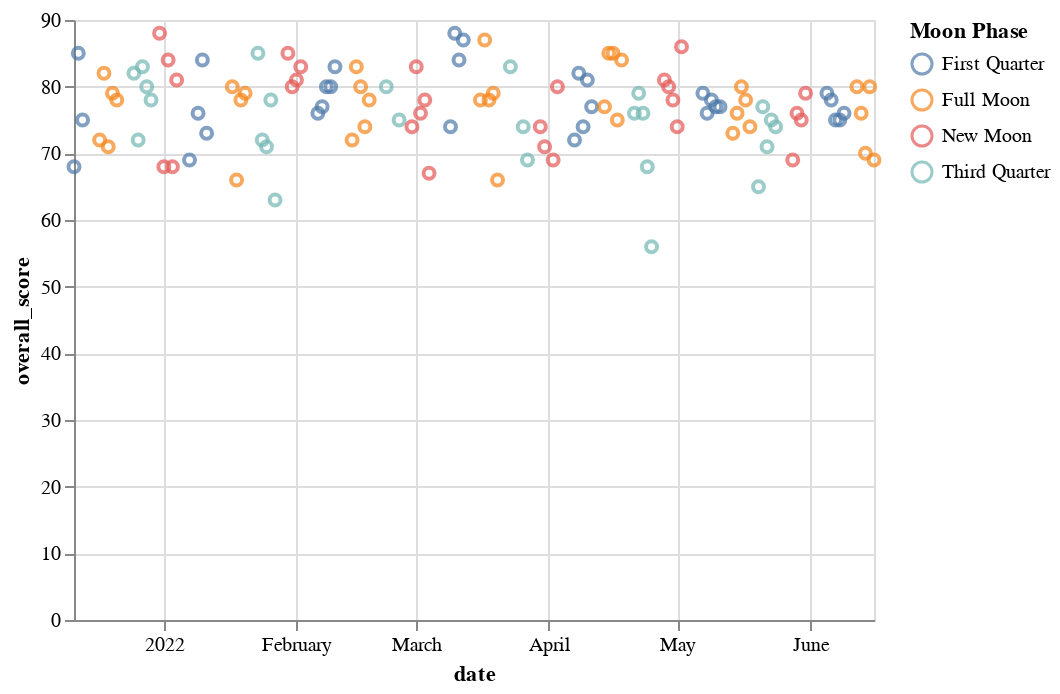

The notebook cell saved with this chart:
### Code cell
import altair as alt
from altair import to_values

values = to_values(df)

alt.Chart.from_dict({
    "data": values,
    "mark": "point",
    "encoding": {
        "x": {
            "field": "date",
            "type": "temporal",
        },
        "color": {
            "field": "Moon Phase",
            "type": "nominal",
        },
         "y": {
            "field": "overall_score",
            "type": "quantitative",
        },
    }
})

### Figure 1 — Vega-Lite specification as saved in the notebook (floating-point values rounded to 4 significant figures)
{"config": {"view": {"continuousWidth": 400, "continuousHeight": 300}}, "data": {"name": "data-de41d53ec2a256df1068d26d6e00cfe6"}, "mark": "point", "encoding": {"color": {"field": "Moon Phase", "type": "nominal"}, "x": {"field": "date", "type": "temporal"}, "y": {"field": "overall_score", "type": "quantitative"}}, "$schema": "https://vega.github.io/schema/vega-lite/v4.17.0.json", "datasets": {"data-de41d53ec2a256df1068d26d6e00cfe6": [{"Unnamed: 0": 0, "date": "2022-03-04", "temperature": -2.495, "overall_score": 67, "composition_score": 17, "revitalization_score": 15, "duration_score": 35, "deep_sleep_in_minutes": 66, "resting_heart_rate": 60, "restlessness": 0.07348, "bpm": 68.87, "Moon Phase": "New Moon"}, {"Unnamed: 0": 2, "date": "2022-03-10", "temperature": -3.101, "overall_score": 88, "composition_score": 21, "revitalization_score": 22, "duration_score": 45, "deep_sleep_in_minutes": 126, "resting_heart_rate": 60, "restlessness": 0.05469, "bpm": 67.21, "Moon Phase": "First Quarter"}, {"Unnamed: 0": 3, "date": "2022-04-25", "temperature": -3.082, "overall_score": 56, "composition_score": 15, "revitalization_score": 15, "duration_score": 26, "deep_sleep_in_minutes": 23, "resting_heart_rate": 56, "restlessness": 0.1002, "bpm": 67.19, "Moon Phase": "Third Quarter"}, {"Unnamed: 0": 4, "date": "2022-06-08", "temperature": -2.984, "overall_score": 75, "composition_score": 20, "revitalization_score": 19, "duration_score": 36, "deep_sleep_in_minutes": 69, "resting_heart_rate": 55, "restlessness": 0.08782, "bpm": 69.16, "Moon Phase": "First Quarter"}, {"Unnamed: 0": 5, "date": "2022-01-01", "temperature": -2.141, "overall_score": 68, "composition_score": 19, "revitalization_score": 18, "duration_score": 31, "deep_sleep_in_minutes": 69, "resting_heart_rate": 60, "restlessness": 0.0812, "bpm": 61.61, "Moon Phase": "New Moon"}, {"Unnamed: 0": 8, "date": "2022-06-09", "temperature": -2.748, "overall_score": 76, "composition_score": 22, "revitalization_score": 16, "duration_score": 38, "deep_sleep_in_minutes": 88, "resting_heart_rate": 54, "restlessness": 0.07064, "bpm": 59.21, "Moon Phase": "First Quarter"}, {"Unnamed: 0": 9, "date": "2022-04-24", "temperature": -2.648, "overall_score": 68, "composition_score": 16, "revitalization_score": 15, "duration_score": 37, "deep_sleep_in_minutes": 49, "resting_heart_rate": 54, "restlessness": 0.07904, "bpm": 76.13, "Moon Phase": "Third Quarter"}, {"Unnamed: 0": 10, "date": "2022-04-30", "temperature": -2.834, "overall_score": 78, "composition_score": 21, "revitalization_score": 18, "duration_score": 39, "deep_sleep_in_minutes": 81, "resting_heart_rate": 58, "restlessness": 0.07328, "bpm": 65.09, "Moon Phase": "New Moon"}, {"Unnamed: 0": 11, "date": "2022-04-18", "temperature": -2.157, "overall_score": 84, "composition_score": 21, "revitalization_score": 22, "duration_score": 41, "deep_sleep_in_minutes": 71, "resting_heart_rate": 53, "restlessness": 0.07121, "bpm": 59.13, "Moon Phase": "Full Moon"}, {"Unnamed: 0": 12, "date": "2022-03-11", "temperature": -1.241, "overall_score": 84, "composition_score": 21, "revitalization_score": 18, "duration_score": 45, "deep_sleep_in_minutes": 68, "resting_heart_rate": 58, "restlessness": 0.09281, "bpm": 66.11, "Moon Phase": "First Quarter"}, {"Unnamed: 0": 16, "date": "2022-01-02", "temperature": -2.37, "overall_score": 84, "composition_score": 19, "revitalization_score": 20, "duration_score": 45, "deep_sleep_in_minutes": 81, "resting_heart_rate": 61, "restlessness": 0.06058, "bpm": 76.71, "Moon Phase": "New Moon"}, {"Unnamed: 0": 17, "date": "2022-01-03", "temperature": -2.393, "overall_score": 68, "composition_score": 19, "revitalization_score": 15, "duration_score": 34, "deep_sleep_in_minutes": 58, "resting_heart_rate": 60, "restlessness": 0.0801, "bpm": 61.7, "Moon Phase": "New Moon"}, {"Unnamed: 0": 18, "date": "2022-01-17", "temperature": -2.613, "overall_score": 80, "composition_score": 21, "revitalization_score": 21, "duration_score": 38, "deep_sleep_in_minutes": 69, "resting_heart_rate": 58, "restlessness": 0.06236, "bpm": 63.26, "Moon Phase": "Full Moon"}, {"Unnamed: 0": 20, "date": "2022-03-12", "temperature": 0.3824, "overall_score": 87, "composition_score": 22, "revitalization_score": 20, "duration_score": 45, "deep_sleep_in_minutes": 95, "resting_heart_rate": 58, "restlessness": 0.07602, "bpm": 66.93, "Moon Phase": "First Quarter"}, {"Unnamed: 0": 21, "date": "2022-04-23", "temperature": -1.891, "overall_score": 76, "composition_score": 20, "revitalization_score": 21, "duration_score": 35, "deep_sleep_in_minutes": 102, "resting_heart_rate": 56, "restlessness": 0.1007, "bpm": 64.54, "Moon Phase": "Third Quarter"}, {"Unnamed: 0": 22, "date": "2022-03-16", "temperature": 0.1246, "overall_score": 78, "composition_score": 17, "revitalization_score": 20, "duration_score": 41, "deep_sleep_in_minutes": 82, "resting_heart_rate": 58, "restlessness": 0.06918, "bpm": 57.79, "Moon Phase": "Full Moon"}, {"Unnamed: 0": 23, "date": "2022-03-02", "temperature": -2.179, "overall_score": 76, "composition_score": 18, "revitalization_score": 19, "duration_score": 39, "deep_sleep_in_minutes": 88, "resting_heart_rate": 58, "restlessness": 0.07042, "bpm": 66.58, "Moon Phase": "New Moon"}, {"Unnamed: 0": 25, "date": "2022-01-07", "temperature": -2.56, "overall_score": 69, "composition_score": 19, "revitalization_score": 14, "duration_score": 36, "deep_sleep_in_minutes": 89, "resting_heart_rate": 62, "restlessness": 0.06674, "bpm": 75.85, "Moon Phase": "First Quarter"}, {"Unnamed: 0": 28, "date": "2022-03-03", "temperature": -2.703, "overall_score": 78, "composition_score": 21, "revitalization_score": 16, "duration_score": 41, "deep_sleep_in_minutes": 96, "resting_heart_rate": 58, "restlessness": 0.06867, "bpm": 72.34, "Moon Phase": "New Moon"}, {"Unnamed: 0": 29, "date": "2022-03-17", "temperature": -2.591, "overall_score": 87, "composition_score": 21, "revitalization_score": 21, "duration_score": 45, "deep_sleep_in_minutes": 66, "resting_heart_rate": 57, "restlessness": 0.08371, "bpm": 64.43, "Moon Phase": "Full Moon"}, {"Unnamed: 0": 30, "date": "2022-04-22", "temperature": -3.025, "overall_score": 79, "composition_score": 22, "revitalization_score": 17, "duration_score": 40, "deep_sleep_in_minutes": 103, "resting_heart_rate": 55, "restlessness": 0.07251, "bpm": 61.99, "Moon Phase": "Third Quarter"}, {"Unnamed: 0": 33, "date": "2022-04-08", "temperature": -2.887, "overall_score": 82, "composition_score": 21, "revitalization_score": 22, "duration_score": 39, "deep_sleep_in_minutes": 68, "resting_heart_rate": 61, "restlessness": 0.07649, "bpm": 66.59, "Moon Phase": "First Quarter"}, {"Unnamed: 0": 34, "date": "2022-03-01", "temperature": -2.661, "overall_score": 83, "composition_score": 21, "revitalization_score": 20, "duration_score": 42, "deep_sleep_in_minutes": 67, "resting_heart_rate": 58, "restlessness": 0.04676, "bpm": 66.39, "Moon Phase": "New Moon"}, {"Unnamed: 0": 36, "date": "2022-01-04", "temperature": -2.431, "overall_score": 81, "composition_score": 22, "revitalization_score": 21, "duration_score": 38, "deep_sleep_in_minutes": 91, "resting_heart_rate": 62, "restlessness": 0.06529, "bpm": 72.91, "Moon Phase": "New Moon"}, {"Unnamed: 0": 37, "date": "2022-01-10", "temperature": -1.909, "overall_score": 84, "composition_score": 21, "revitalization_score": 22, "duration_score": 41, "deep_sleep_in_minutes": 62, "resting_heart_rate": 63, "restlessness": 0.05579, "bpm": 65.7, "Moon Phase": "First Quarter"}, {"Unnamed: 0": 39, "date": "2022-01-11", "temperature": -2.085, "overall_score": 73, "composition_score": 17, "revitalization_score": 21, "duration_score": 35, "deep_sleep_in_minutes": 77, "resting_heart_rate": 61, "restlessness": 0.06716, "bpm": 65.18, "Moon Phase": "First Quarter"}, {"Unnamed: 0": 42, "date": "2022-04-09", "temperature": -3.05, "overall_score": 74, "composition_score": 17, "revitalization_score": 17, "duration_score": 40, "deep_sleep_in_minutes": 54, "resting_heart_rate": 58, "restlessness": 0.1098, "bpm": 66.39, "Moon Phase": "First Quarter"}, {"Unnamed: 0": 44, "date": "2022-04-21", "temperature": -3.287, "overall_score": 76, "composition_score": 21, "revitalization_score": 14, "duration_score": 41, "deep_sleep_in_minutes": 68, "resting_heart_rate": 55, "restlessness": 0.05571, "bpm": 69.14, "Moon Phase": "Third Quarter"}, {"Unnamed: 0": 49, "date": "2021-12-17", "temperature": -2.387, "overall_score": 72, "composition_score": 18, "revitalization_score": 20, "duration_score": 34, "deep_sleep_in_minutes": 58, "resting_heart_rate": 61, "restlessness": 0.08156, "bpm": 66.63, "Moon Phase": "Full Moon"}, {"Unnamed: 0": 51, "date": "2022-05-07", "temperature": -2.855, "overall_score": 79, "composition_score": 19, "revitalization_score": 20, "duration_score": 40, "deep_sleep_in_minutes": 66, "resting_heart_rate": 56, "restlessness": 0.06505, "bpm": 64.8, "Moon Phase": "First Quarter"}, {"Unnamed: 0": 52, "date": "2022-02-18", "temperature": -2.063, "overall_score": 78, "composition_score": 21, "revitalization_score": 16, "duration_score": 41, "deep_sleep_in_minutes": 70, "resting_heart_rate": 57, "restlessness": 0.09472, "bpm": 62.5, "Moon Phase": "Full Moon"}, {"Unnamed: 0": 53, "date": "2022-05-11", "temperature": -2.331, "overall_score": 77, "composition_score": 17, "revitalization_score": 20, "duration_score": 40, "deep_sleep_in_minutes": 92, "resting_heart_rate": 56, "restlessness": 0.08566, "bpm": 71.99, "Moon Phase": "First Quarter"}, {"Unnamed: 0": 54, "date": "2021-12-29", "temperature": -2.071, "overall_score": 78, "composition_score": 17, "revitalization_score": 21, "duration_score": 40, "deep_sleep_in_minutes": 85, "resting_heart_rate": 63, "restlessness": 0.0903, "bpm": 64.23, "Moon Phase": "Third Quarter"}, {"Unnamed: 0": 58, "date": "2022-02-25", "temperature": -3.358, "overall_score": 75, "composition_score": 17, "revitalization_score": 21, "duration_score": 37, "deep_sleep_in_minutes": 51, "resting_heart_rate": 57, "restlessness": 0.07055, "bpm": 66.23, "Moon Phase": "Third Quarter"}, {"Unnamed: 0": 59, "date": "2021-12-28", "temperature": -1.627, "overall_score": 80, "composition_score": 19, "revitalization_score": 16, "duration_score": 45, "deep_sleep_in_minutes": 116, "resting_heart_rate": 62, "restlessness": 0.09512, "bpm": 74.05, "Moon Phase": "Third Quarter"}, {"Unnamed: 0": 61, "date": "2022-05-10", "temperature": -1.535, "overall_score": 77, "composition_score": 21, "revitalization_score": 15, "duration_score": 41, "deep_sleep_in_minutes": 100, "resting_heart_rate": 56, "restlessness": 0.0872, "bpm": 59.46, "Moon Phase": "First Quarter"}, {"Unnamed: 0": 62, "date": "2022-05-28", "temperature": -1.753, "overall_score": 69, "composition_score": 17, "revitalization_score": 15, "duration_score": 37, "deep_sleep_in_minutes": 55, "resting_heart_rate": 55, "restlessness": 0.06991, "bpm": 61.61, "Moon Phase": "New Moon"}, {"Unnamed: 0": 63, "date": "2022-05-14", "temperature": -2.24, "overall_score": 73, "composition_score": 15, "revitalization_score": 23, "duration_score": 35, "deep_sleep_in_minutes": 92, "resting_heart_rate": 55, "restlessness": 0.06744, "bpm": 64.41, "Moon Phase": "Full Moon"}, {"Unnamed: 0": 64, "date": "2022-02-09", "temperature": -2.387, "overall_score": 80, "composition_score": 22, "revitalization_score": 18, "duration_score": 40, "deep_sleep_in_minutes": 89, "resting_heart_rate": 61, "restlessness": 0.07565, "bpm": 65.67, "Moon Phase": "First Quarter"}, {"Unnamed: 0": 65, "date": "2022-02-08", "temperature": -2.121, "overall_score": 80, "composition_score": 20, "revitalization_score": 18, "duration_score": 42, "deep_sleep_in_minutes": 82, "resting_heart_rate": 61, "restlessness": 0.06256, "bpm": 65.94, "Moon Phase": "First Quarter"}, {"Unnamed: 0": 66, "date": "2022-05-01", "temperature": -1.811, "overall_score": 74, "composition_score": 18, "revitalization_score": 17, "duration_score": 39, "deep_sleep_in_minutes": 61, "resting_heart_rate": 58, "restlessness": 0.09802, "bpm": 61.83, "Moon Phase": "New Moon"}, {"Unnamed: 0": 67, "date": "2022-05-15", "temperature": -1.614, "overall_score": 76, "composition_score": 22, "revitalization_score": 17, "duration_score": 37, "deep_sleep_in_minutes": 97, "resting_heart_rate": 53, "restlessness": 0.09939, "bpm": 56.16, "Moon Phase": "Full Moon"}, {"Unnamed: 0": 68, "date": "2021-12-11", "temperature": -2.918, "overall_score": 68, "composition_score": 17, "revitalization_score": 18, "duration_score": 33, "deep_sleep_in_minutes": 78, "resting_heart_rate": 60, "restlessness": 0.1108, "bpm": 64.97, "Moon Phase": "First Quarter"}, {"Unnamed: 0": 69, "date": "2022-05-29", "temperature": -1.42, "overall_score": 76, "composition_score": 19, "revitalization_score": 21, "duration_score": 36, "deep_sleep_in_minutes": 95, "resting_heart_rate": 56, "restlessness": 0.07508, "bpm": 62.01, "Moon Phase": "New Moon"}, {"Unnamed: 0": 71, "date": "2021-12-13", "temperature": -2.631, "overall_score": 75, "composition_score": 17, "revitalization_score": 21, "duration_score": 37, "deep_sleep_in_minutes": 76, "resting_heart_rate": 58, "restlessness": 0.08136, "bpm": 68.5, "Moon Phase": "First Quarter"}, {"Unnamed: 0": 72, "date": "2022-02-22", "temperature": -1.818, "overall_score": 80, "composition_score": 20, "revitalization_score": 19, "duration_score": 41, "deep_sleep_in_minutes": 33, "resting_heart_rate": 57, "restlessness": 0.06562, "bpm": 67.51, "Moon Phase": "Third Quarter"}, {"Unnamed: 0": 74, "date": "2022-05-17", "temperature": -2.076, "overall_score": 78, "composition_score": 18, "revitalization_score": 19, "duration_score": 41, "deep_sleep_in_minutes": 94, "resting_heart_rate": 50, "restlessness": 0.06465, "bpm": 59.04, "Moon Phase": "Full Moon"}, {"Unnamed: 0": 75, "date": "2022-05-16", "temperature": -3.003, "overall_score": 80, "composition_score": 19, "revitalization_score": 22, "duration_score": 39, "deep_sleep_in_minutes": 86, "resting_heart_rate": 52, "restlessness": 0.07111, "bpm": 57.15, "Moon Phase": "Full Moon"}, {"Unnamed: 0": 76, "date": "2022-05-02", "temperature": -3.121, "overall_score": 86, "composition_score": 22, "revitalization_score": 19, "duration_score": 45, "deep_sleep_in_minutes": 84, "resting_heart_rate": 58, "restlessness": 0.0644, "bpm": 63.37, "Moon Phase": "New Moon"}, {"Unnamed: 0": 77, "date": "2021-12-12", "temperature": -1.394, "overall_score": 85, "composition_score": 20, "revitalization_score": 21, "duration_score": 44, "deep_sleep_in_minutes": 92, "resting_heart_rate": 60, "restlessness": 0.08574, "bpm": 62.96, "Moon Phase": "First Quarter"}, {"Unnamed: 0": 81, "date": "2022-02-06", "temperature": -2.89, "overall_score": 76, "composition_score": 21, "revitalization_score": 14, "duration_score": 41, "deep_sleep_in_minutes": 73, "resting_heart_rate": 59, "restlessness": 0.06586, "bpm": 70.25, "Moon Phase": "First Quarter"}, {"Unnamed: 0": 83, "date": "2022-02-07", "temperature": -2.453, "overall_score": 77, "composition_score": 20, "revitalization_score": 19, "duration_score": 38, "deep_sleep_in_minutes": 52, "resting_heart_rate": 61, "restlessness": 0.05937, "bpm": 67.58, "Moon Phase": "First Quarter"}, {"Unnamed: 0": 86, "date": "2022-05-30", "temperature": -2.713, "overall_score": 75, "composition_score": 21, "revitalization_score": 17, "duration_score": 37, "deep_sleep_in_minutes": 70, "resting_heart_rate": 55, "restlessness": 0.05293, "bpm": 61.96, "Moon Phase": "New Moon"}, {"Unnamed: 0": 87, "date": "2022-05-24", "temperature": -1.734, "overall_score": 74, "composition_score": 18, "revitalization_score": 20, "duration_score": 36, "deep_sleep_in_minutes": 47, "resting_heart_rate": 57, "restlessness": 0.08834, "bpm": 62.04, "Moon Phase": "Third Quarter"}, {"Unnamed: 0": 89, "date": "2021-12-20", "temperature": -2.689, "overall_score": 79, "composition_score": 21, "revitalization_score": 21, "duration_score": 37, "deep_sleep_in_minutes": 80, "resting_heart_rate": 63, "restlessness": 0.1226, "bpm": 63.26, "Moon Phase": "Full Moon"}, {"Unnamed: 0": 90, "date": "2022-05-18", "temperature": -2.79, "overall_score": 74, "composition_score": 21, "revitalization_score": 14, "duration_score": 39, "deep_sleep_in_minutes": 113, "resting_heart_rate": 50, "restlessness": 0.06726, "bpm": 74.25, "Moon Phase": "Full Moon"}, {"Unnamed: 0": 93, "date": "2022-02-10", "temperature": -2.756, "overall_score": 83, "composition_score": 22, "revitalization_score": 22, "duration_score": 39, "deep_sleep_in_minutes": 101, "resting_heart_rate": 61, "restlessness": 0.06543, "bpm": 64.77, "Moon Phase": "First Quarter"}, {"Unnamed: 0": 95, "date": "2021-12-21", "temperature": -1.555, "overall_score": 78, "composition_score": 20, "revitalization_score": 21, "duration_score": 37, "deep_sleep_in_minutes": 74, "resting_heart_rate": 62, "restlessness": 0.08783, "bpm": 68.83, "Moon Phase": "Full Moon"}, {"Unnamed: 0": 97, "date": "2022-05-31", "temperature": 0.1811, "overall_score": 79, "composition_score": 20, "revitalization_score": 18, "duration_score": 41, "deep_sleep_in_minutes": 90, "resting_heart_rate": 55, "restlessness": 0.06713, "bpm": 59.63, "Moon Phase": "New Moon"}, {"Unnamed: 0": 98, "date": "2021-12-25", "temperature": -2.185, "overall_score": 82, "composition_score": 21, "revitalization_score": 22, "duration_score": 39, "deep_sleep_in_minutes": 73, "resting_heart_rate": 61, "restlessness": 0.07479, "bpm": 73.49, "Moon Phase": "Third Quarter"}, {"Unnamed: 0": 99, "date": "2022-05-09", "temperature": -3.09, "overall_score": 78, "composition_score": 21, "revitalization_score": 16, "duration_score": 41, "deep_sleep_in_minutes": 66, "resting_heart_rate": 55, "restlessness": 0.09082, "bpm": 63.71, "Moon Phase": "First Quarter"}, {"Unnamed: 0": 100, "date": "2022-02-14", "temperature": -2.115, "overall_score": 72, "composition_score": 18, "revitalization_score": 19, "duration_score": 35, "deep_sleep_in_minutes": 76, "resting_heart_rate": 58, "restlessness": 0.08426, "bpm": 61.36, "Moon Phase": "Full Moon"}, {"Unnamed: 0": 101, "date": "2021-12-31", "temperature": -2.326, "overall_score": 88, "composition_score": 22, "revitalization_score": 20, "duration_score": 46, "deep_sleep_in_minutes": 86, "resting_heart_rate": 61, "restlessness": 0.05209, "bpm": 72.09, "Moon Phase": "New Moon"}, {"Unnamed: 0": 102, "date": "2021-12-19", "temperature": -2.284, "overall_score": 71, "composition_score": 21, "revitalization_score": 15, "duration_score": 35, "deep_sleep_in_minutes": 80, "resting_heart_rate": 61, "restlessness": 0.08219, "bpm": 65.88, "Moon Phase": "Full Moon"}, {"Unnamed: 0": 103, "date": "2022-02-28", "temperature": -3.532, "overall_score": 74, "composition_score": 17, "revitalization_score": 20, "duration_score": 37, "deep_sleep_in_minutes": 58, "resting_heart_rate": 59, "restlessness": 0.08381, "bpm": 65.49, "Moon Phase": "New Moon"}, {"Unnamed: 0": 104, "date": "2022-05-21", "temperature": -2.164, "overall_score": 77, "composition_score": 21, "revitalization_score": 19, "duration_score": 37, "deep_sleep_in_minutes": 72, "resting_heart_rate": 57, "restlessness": 0.06889, "bpm": 64.6, "Moon Phase": "Third Quarter"}, {"Unnamed: 0": 105, "date": "2022-05-20", "temperature": -1.297, "overall_score": 65, "composition_score": 17, "revitalization_score": 14, "duration_score": 34, "deep_sleep_in_minutes": 57, "resting_heart_rate": 54, "restlessness": 0.09637, "bpm": 63.74, "Moon Phase": "Third Quarter"}, {"Unnamed: 0": 106, "date": "2021-12-18", "temperature": -3.329, "overall_score": 82, "composition_score": 19, "revitalization_score": 19, "duration_score": 44, "deep_sleep_in_minutes": 61, "resting_heart_rate": 61, "restlessness": 0.1211, "bpm": 78.88, "Moon Phase": "Full Moon"}, {"Unnamed: 0": 107, "date": "2022-02-15", "temperature": -1.783, "overall_score": 83, "composition_score": 21, "revitalization_score": 21, "duration_score": 41, "deep_sleep_in_minutes": 64, "resting_heart_rate": 58, "restlessness": 0.0705, "bpm": 62.22, "Moon Phase": "Full Moon"}, {"Unnamed: 0": 109, "date": "2022-05-08", "temperature": -1.886, "overall_score": 76, "composition_score": 20, "revitalization_score": 16, "duration_score": 40, "deep_sleep_in_minutes": 71, "resting_heart_rate": 54, "restlessness": 0.1043, "bpm": 66.94, "Moon Phase": "First Quarter"}, {"Unnamed: 0": 111, "date": "2022-02-01", "temperature": -2.532, "overall_score": 81, "composition_score": 21, "revitalization_score": 19, "duration_score": 41, "deep_sleep_in_minutes": 54, "resting_heart_rate": 59, "restlessness": 0.06438, "bpm": 69.1, "Moon Phase": "New Moon"}, {"Unnamed: 0": 112, "date": "2022-02-17", "temperature": -3.861, "overall_score": 74, "composition_score": 20, "revitalization_score": 18, "duration_score": 36, "deep_sleep_in_minutes": 67, "resting_heart_rate": 57, "restlessness": 0.07605, "bpm": 70.92, "Moon Phase": "Full Moon"}, {"Unnamed: 0": 113, "date": "2021-12-26", "temperature": -1.213, "overall_score": 72, "composition_score": 17, "revitalization_score": 16, "duration_score": 39, "deep_sleep_in_minutes": 58, "resting_heart_rate": 61, "restlessness": 0.06397, "bpm": 66.88, "Moon Phase": "Third Quarter"}, {"Unnamed: 0": 114, "date": "2022-05-22", "temperature": -1.445, "overall_score": 71, "composition_score": 17, "revitalization_score": 19, "duration_score": 35, "deep_sleep_in_minutes": 49, "resting_heart_rate": 56, "restlessness": 0.07432, "bpm": 61.12, "Moon Phase": "Third Quarter"}, {"Unnamed: 0": 115, "date": "2022-05-23", "temperature": -2.348, "overall_score": 75, "composition_score": 21, "revitalization_score": 17, "duration_score": 37, "deep_sleep_in_minutes": 48, "resting_heart_rate": 56, "restlessness": 0.06964, "bpm": 61.52, "Moon Phase": "Third Quarter"}, {"Unnamed: 0": 116, "date": "2022-02-02", "temperature": -2.393, "overall_score": 83, "composition_score": 22, "revitalization_score": 18, "duration_score": 43, "deep_sleep_in_minutes": 100, "resting_heart_rate": 59, "restlessness": 0.05491, "bpm": 68.97, "Moon Phase": "New Moon"}, {"Unnamed: 0": 117, "date": "2021-12-27", "temperature": -1.831, "overall_score": 83, "composition_score": 21, "revitalization_score": 21, "duration_score": 41, "deep_sleep_in_minutes": 78, "resting_heart_rate": 62, "restlessness": 0.06518, "bpm": 68.57, "Moon Phase": "Third Quarter"}, {"Unnamed: 0": 118, "date": "2022-02-16", "temperature": -1.744, "overall_score": 80, "composition_score": 23, "revitalization_score": 19, "duration_score": 38, "deep_sleep_in_minutes": 108, "resting_heart_rate": 57, "restlessness": 0.08154, "bpm": 65.8, "Moon Phase": "Full Moon"}, {"Unnamed: 0": 119, "date": "2022-03-31", "temperature": -3.031, "overall_score": 71, "composition_score": 18, "revitalization_score": 13, "duration_score": 40, "deep_sleep_in_minutes": 102, "resting_heart_rate": 56, "restlessness": 0.08245, "bpm": 72.62, "Moon Phase": "New Moon"}, {"Unnamed: 0": 120, "date": "2022-03-19", "temperature": -2.275, "overall_score": 79, "composition_score": 22, "revitalization_score": 16, "duration_score": 41, "deep_sleep_in_minutes": 104, "resting_heart_rate": 56, "restlessness": 0.06515, "bpm": 66.02, "Moon Phase": "Full Moon"}, {"Unnamed: 0": 121, "date": "2022-04-10", "temperature": -2.055, "overall_score": 81, "composition_score": 22, "revitalization_score": 15, "duration_score": 44, "deep_sleep_in_minutes": 98, "resting_heart_rate": 57, "restlessness": 0.1141, "bpm": 60.32, "Moon Phase": "First Quarter"}, {"Unnamed: 0": 123, "date": "2022-01-20", "temperature": -2.709, "overall_score": 79, "composition_score": 22, "revitalization_score": 16, "duration_score": 41, "deep_sleep_in_minutes": 85, "resting_heart_rate": 59, "restlessness": 0.06445, "bpm": 66.67, "Moon Phase": "Full Moon"}, {"Unnamed: 0": 124, "date": "2022-06-15", "temperature": -2.086, "overall_score": 80, "composition_score": 21, "revitalization_score": 20, "duration_score": 39, "deep_sleep_in_minutes": 103, "resting_heart_rate": 55, "restlessness": 0.06216, "bpm": 73.17, "Moon Phase": "Full Moon"}, {"Unnamed: 0": 125, "date": "2022-01-09", "temperature": -1.97, "overall_score": 76, "composition_score": 19, "revitalization_score": 19, "duration_score": 38, "deep_sleep_in_minutes": 107, "resting_heart_rate": 65, "restlessness": 0.0843, "bpm": 65.02, "Moon Phase": "First Quarter"}, {"Unnamed: 0": 126, "date": "2022-06-14", "temperature": -1.996, "overall_score": 70, "composition_score": 21, "revitalization_score": 14, "duration_score": 35, "deep_sleep_in_minutes": 68, "resting_heart_rate": 53, "restlessness": 0.08954, "bpm": 61.86, "Moon Phase": "Full Moon"}, {"Unnamed: 0": 129, "date": "2022-03-18", "temperature": -1.913, "overall_score": 78, "composition_score": 18, "revitalization_score": 18, "duration_score": 42, "deep_sleep_in_minutes": 69, "resting_heart_rate": 56, "restlessness": 0.09072, "bpm": 64.6, "Moon Phase": "Full Moon"}, {"Unnamed: 0": 130, "date": "2022-04-11", "temperature": -2.371, "overall_score": 77, "composition_score": 19, "revitalization_score": 21, "duration_score": 37, "deep_sleep_in_minutes": 55, "resting_heart_rate": 57, "restlessness": 0.06514, "bpm": 64.96, "Moon Phase": "First Quarter"}, {"Unnamed: 0": 131, "date": "2022-03-30", "temperature": -2.192, "overall_score": 74, "composition_score": 16, "revitalization_score": 22, "duration_score": 36, "deep_sleep_in_minutes": 65, "resting_heart_rate": 57, "restlessness": 0.06485, "bpm": 72.37, "Moon Phase": "New Moon"}, {"Unnamed: 0": 132, "date": "2022-03-26", "temperature": -2.69, "overall_score": 74, "composition_score": 18, "revitalization_score": 19, "duration_score": 37, "deep_sleep_in_minutes": 71, "resting_heart_rate": 58, "restlessness": 0.0625, "bpm": 65.12, "Moon Phase": "Third Quarter"}, {"Unnamed: 0": 133, "date": "2022-04-07", "temperature": -2.455, "overall_score": 72, "composition_score": 18, "revitalization_score": 13, "duration_score": 41, "deep_sleep_in_minutes": 80, "resting_heart_rate": 59, "restlessness": 0.08713, "bpm": 64.07, "Moon Phase": "First Quarter"}, {"Unnamed: 0": 135, "date": "2022-01-23", "temperature": -1.928, "overall_score": 85, "composition_score": 22, "revitalization_score": 18, "duration_score": 45, "deep_sleep_in_minutes": 95, "resting_heart_rate": 59, "restlessness": 0.08422, "bpm": 64.29, "Moon Phase": "Third Quarter"}, {"Unnamed: 0": 137, "date": "2022-06-16", "temperature": -2.125, "overall_score": 69, "composition_score": 21, "revitalization_score": 13, "duration_score": 35, "deep_sleep_in_minutes": 81, "resting_heart_rate": 56, "restlessness": 0.1009, "bpm": 64.14, "Moon Phase": "Full Moon"}, {"Unnamed: 0": 143, "date": "2022-03-27", "temperature": -1.231, "overall_score": 69, "composition_score": 17, "revitalization_score": 19, "duration_score": 33, "deep_sleep_in_minutes": 95, "resting_heart_rate": 58, "restlessness": 0.09924, "bpm": 63.22, "Moon Phase": "Third Quarter"}, {"Unnamed: 0": 144, "date": "2022-04-02", "temperature": -2.86, "overall_score": 69, "composition_score": 18, "revitalization_score": 15, "duration_score": 36, "deep_sleep_in_minutes": 109, "resting_heart_rate": 57, "restlessness": 0.0715, "bpm": 64.87, "Moon Phase": "New Moon"}, {"Unnamed: 0": 145, "date": "2022-04-16", "temperature": -2.33, "overall_score": 85, "composition_score": 22, "revitalization_score": 21, "duration_score": 42, "deep_sleep_in_minutes": 89, "resting_heart_rate": 56, "restlessness": 0.077, "bpm": 64.34, "Moon Phase": "Full Moon"}, {"Unnamed: 0": 146, "date": "2022-03-23", "temperature": -1.662, "overall_score": 83, "composition_score": 22, "revitalization_score": 21, "duration_score": 40, "deep_sleep_in_minutes": 103, "resting_heart_rate": 58, "restlessness": 0.08341, "bpm": 63.99, "Moon Phase": "Third Quarter"}, {"Unnamed: 0": 147, "date": "2022-06-07", "temperature": -1.367, "overall_score": 75, "composition_score": 19, "revitalization_score": 19, "duration_score": 37, "deep_sleep_in_minutes": 74, "resting_heart_rate": 55, "restlessness": 0.05964, "bpm": 62.05, "Moon Phase": "First Quarter"}, {"Unnamed: 0": 148, "date": "2022-06-13", "temperature": -2.986, "overall_score": 76, "composition_score": 21, "revitalization_score": 18, "duration_score": 37, "deep_sleep_in_minutes": 54, "resting_heart_rate": 53, "restlessness": 0.07966, "bpm": 62.72, "Moon Phase": "Full Moon"}, {"Unnamed: 0": 149, "date": "2022-01-26", "temperature": -1.926, "overall_score": 78, "composition_score": 20, "revitalization_score": 17, "duration_score": 41, "deep_sleep_in_minutes": 102, "resting_heart_rate": 60, "restlessness": 0.06687, "bpm": 65.99, "Moon Phase": "Third Quarter"}, {"Unnamed: 0": 150, "date": "2022-01-27", "temperature": 0.0687, "overall_score": 63, "composition_score": 21, "revitalization_score": 19, "duration_score": 23, "deep_sleep_in_minutes": 44, "resting_heart_rate": 61, "restlessness": 0.07394, "bpm": 60.32, "Moon Phase": "Third Quarter"}, {"Unnamed: 0": 151, "date": "2022-06-12", "temperature": -1.78, "overall_score": 80, "composition_score": 21, "revitalization_score": 18, "duration_score": 41, "deep_sleep_in_minutes": 64, "resting_heart_rate": 53, "restlessness": 0.05763, "bpm": 60.82, "Moon Phase": "Full Moon"}, {"Unnamed: 0": 152, "date": "2022-06-06", "temperature": -1.966, "overall_score": 78, "composition_score": 17, "revitalization_score": 20, "duration_score": 41, "deep_sleep_in_minutes": 78, "resting_heart_rate": 55, "restlessness": 0.07011, "bpm": 59.8, "Moon Phase": "First Quarter"}, {"Unnamed: 0": 153, "date": "2022-04-17", "temperature": -1.785, "overall_score": 75, "composition_score": 16, "revitalization_score": 18, "duration_score": 41, "deep_sleep_in_minutes": 64, "resting_heart_rate": 54, "restlessness": 0.1043, "bpm": 56.73, "Moon Phase": "Full Moon"}, {"Unnamed: 0": 154, "date": "2022-04-03", "temperature": -2.311, "overall_score": 80, "composition_score": 22, "revitalization_score": 22, "duration_score": 36, "deep_sleep_in_minutes": 95, "resting_heart_rate": 59, "restlessness": 0.08359, "bpm": 61.12, "Moon Phase": "New Moon"}, {"Unnamed: 0": 155, "date": "2022-04-15", "temperature": -2.487, "overall_score": 85, "composition_score": 21, "revitalization_score": 22, "duration_score": 42, "deep_sleep_in_minutes": 63, "resting_heart_rate": 58, "restlessness": 0.08619, "bpm": 63.12, "Moon Phase": "Full Moon"}, {"Unnamed: 0": 156, "date": "2022-04-29", "temperature": -2.947, "overall_score": 80, "composition_score": 22, "revitalization_score": 17, "duration_score": 41, "deep_sleep_in_minutes": 100, "resting_heart_rate": 57, "restlessness": 0.0763, "bpm": 66.66, "Moon Phase": "New Moon"}, {"Unnamed: 0": 157, "date": "2022-03-20", "temperature": -2.289, "overall_score": 66, "composition_score": 16, "revitalization_score": 17, "duration_score": 33, "deep_sleep_in_minutes": 42, "resting_heart_rate": 57, "restlessness": 0.08166, "bpm": 70.17, "Moon Phase": "Full Moon"}, {"Unnamed: 0": 158, "date": "2022-01-19", "temperature": -1.67, "overall_score": 78, "composition_score": 22, "revitalization_score": 17, "duration_score": 39, "deep_sleep_in_minutes": 105, "resting_heart_rate": 57, "restlessness": 0.05611, "bpm": 65.83, "Moon Phase": "Full Moon"}, {"Unnamed: 0": 161, "date": "2022-01-25", "temperature": -2.425, "overall_score": 71, "composition_score": 17, "revitalization_score": 20, "duration_score": 34, "deep_sleep_in_minutes": 60, "resting_heart_rate": 60, "restlessness": 0.06842, "bpm": 64.55, "Moon Phase": "Third Quarter"}, {"Unnamed: 0": 162, "date": "2022-01-31", "temperature": -2.064, "overall_score": 80, "composition_score": 21, "revitalization_score": 19, "duration_score": 40, "deep_sleep_in_minutes": 74, "resting_heart_rate": 59, "restlessness": 0.05849, "bpm": 61.96, "Moon Phase": "New Moon"}, {"Unnamed: 0": 163, "date": "2022-01-30", "temperature": -2.325, "overall_score": 85, "composition_score": 21, "revitalization_score": 22, "duration_score": 42, "deep_sleep_in_minutes": 88, "resting_heart_rate": 61, "restlessness": 0.0522, "bpm": 67.43, "Moon Phase": "New Moon"}, {"Unnamed: 0": 164, "date": "2022-01-24", "temperature": -1.724, "overall_score": 72, "composition_score": 19, "revitalization_score": 20, "duration_score": 33, "deep_sleep_in_minutes": 70, "resting_heart_rate": 60, "restlessness": 0.0859, "bpm": 67.05, "Moon Phase": "Third Quarter"}, {"Unnamed: 0": 165, "date": "2022-06-05", "temperature": -1.596, "overall_score": 79, "composition_score": 19, "revitalization_score": 19, "duration_score": 41, "deep_sleep_in_minutes": 93, "resting_heart_rate": 55, "restlessness": 0.08219, "bpm": 58.9, "Moon Phase": "First Quarter"}, {"Unnamed: 0": 166, "date": "2022-01-18", "temperature": -2.357, "overall_score": 66, "composition_score": 15, "revitalization_score": 20, "duration_score": 31, "deep_sleep_in_minutes": 37, "resting_heart_rate": 57, "restlessness": 0.05803, "bpm": 63.43, "Moon Phase": "Full Moon"}, {"Unnamed: 0": 168, "date": "2022-04-28", "temperature": -2.24, "overall_score": 81, "composition_score": 21, "revitalization_score": 18, "duration_score": 42, "deep_sleep_in_minutes": 64, "resting_heart_rate": 57, "restlessness": 0.05425, "bpm": 65.74, "Moon Phase": "New Moon"}, {"Unnamed: 0": 170, "date": "2022-03-09", "temperature": -1.638, "overall_score": 74, "composition_score": 18, "revitalization_score": 17, "duration_score": 39, "deep_sleep_in_minutes": 99, "resting_heart_rate": 61, "restlessness": 0.08077, "bpm": 62.51, "Moon Phase": "First Quarter"}, {"Unnamed: 0": 171, "date": "2022-04-14", "temperature": -2.758, "overall_score": 77, "composition_score": 23, "revitalization_score": 14, "duration_score": 40, "deep_sleep_in_minutes": 107, "resting_heart_rate": 56, "restlessness": 0.06935, "bpm": 63.1, "Moon Phase": "Full Moon"}]}}
